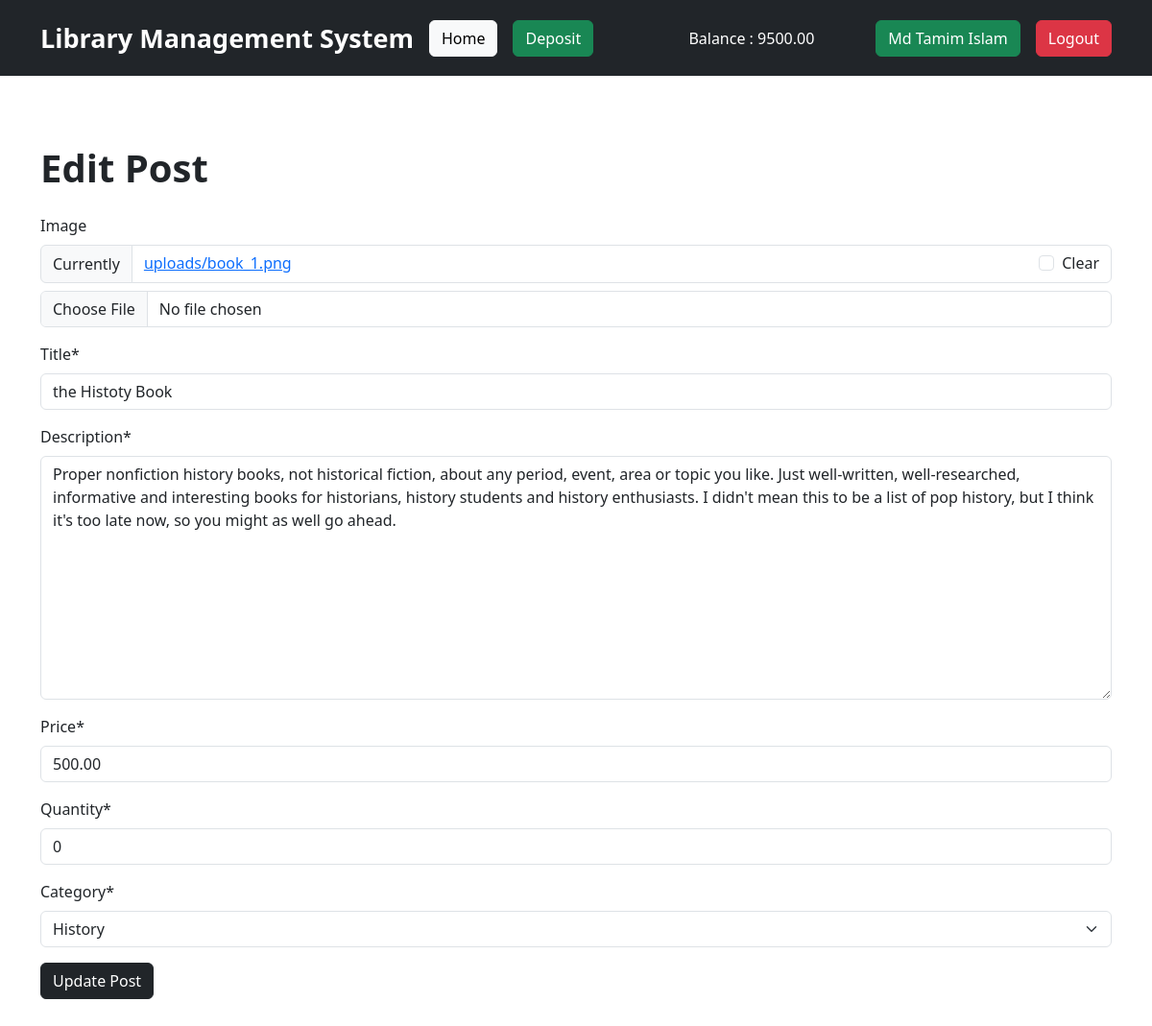
The app's page /book/edit/1 (signed in) with its own data.
### books/models.py (models this page shows, shortened)
class UserProfile(models.Model):
    user = models.OneToOneField(User, on_delete=models.CASCADE,related_name='profile')
    balance = models.DecimalField(max_digits=10, decimal_places=2, default=0.0)

class Book(models.Model):
    image = models.ImageField(upload_to='uploads/', blank=True, null=True)
    title = models.CharField(max_length=200)
    description = models.TextField()
    price = models.DecimalField(max_digits=10, decimal_places=2)
    quantity = models.PositiveIntegerField()
    category = models.ForeignKey(Category, on_delete=models.CASCADE)
    created_at = models.DateTimeField(auto_now_add=True)

### books/views.py (the view)
# urls.py: path('edit/<int:id>', EditBookView.as_view(), name='edit_book'),
@method_decorator(login_required, name='dispatch')
class EditBookView(UpdateView):
    model = Book
    form_class = BookForm
    template_name = 'edit_book.html'
    pk_url_kwarg = 'id'
    success_url = reverse_lazy('home')

### books/forms.py
class BookForm(forms.ModelForm):
    class Meta:
        model = Book
        fields = '__all__'

### categories/models.py (called while the page is built)
    def __str__(self):
        return self.name

### books/templates/edit_book.html (shortened to what this page needs)
{% extends 'base.html' %}
{% load crispy_forms_tags %}
{% block content %}
<div>
    <h1 class="mb-4 fw-bold">Edit Post</h1>
    <form method="post">
        {{form|crispy}}
        <button class="btn btn btn-dark">Update Post</button>
</div>
{% endblock %}

### templates/base.html (shortened to what this page needs)
<!DOCTYPE html>
<html lang="en">
<head>
    <link href="https://cdn.jsdelivr.net/npm/bootstrap@5.3.3/dist/css/bootstrap.min.css" rel="stylesheet">
</head>
<body>
    <nav class="navbar navbar-dark bg-dark sticky-top top-0 navbar-expand-lg">
        <div class="container py-2 d-flex justify-content-between align-items-center">
            <a class="navbar-brand fw-bold" href="{% url 'home' %}" style="font-size:27px; line-height: normal;">Library Management System</a>
           <div class="ms-auto d-flex gap-3">
            <a href="{% url 'home' %}" class="btn btn-light">Home</a>
            <a href="{% url 'deposit_money' %}" class="btn btn-success">Deposit</a>
           </div>
            <div class="collapse navbar-collapse" id="navbarSupportedContent">
                <div class="ms-auto d-flex gap-3">
                    {% if user.is_authenticated %}
                    <div class="text-blue-900 my-auto font-black px-5 text-white">Balance : {{user.profile.balance}}</div>
                        <a href="{% url 'profile' %}" class="btn btn-success">
                            {{user.first_name|capfirst}}
                            {% if user.last_name %}
                                {{ user.last_name|capfirst }}
                            {% endif %}
                        </a>
                        <a href="{% url 'logout' %}" class="btn btn-danger">Logout</a>
                    {% else %}
                        <a href="{% url 'signup' %}" class="btn btn-success">Signup</a>
                        <a href="{% url 'login' %}" class="btn btn-warning">Login</a>
                    {% endif %}
                </div>
            </div>
        </div>
    </nav>
    <main class="container py-5">
        {% block content %}
        {% endblock %}
    </main>
</html>

### records on screen
Book: title "the Histoty Book", description "Proper nonfiction history books, not historical fiction, about any period, event, area or topic you like. Just well-written, well-researched, informative and interesting books for historians, history students and history enthusiasts. I didn't mean this to be a list of pop history, but I think it's too late now, so you might as well go ahead.", price "500.00", quantity "0", category "History"

### other values on screen
{{ user.profile.balance }} "9500.00"
{{ user.first_name|capfirst }} "Md Tamim"
{{ user.last_name|capfirst }} "Islam"
